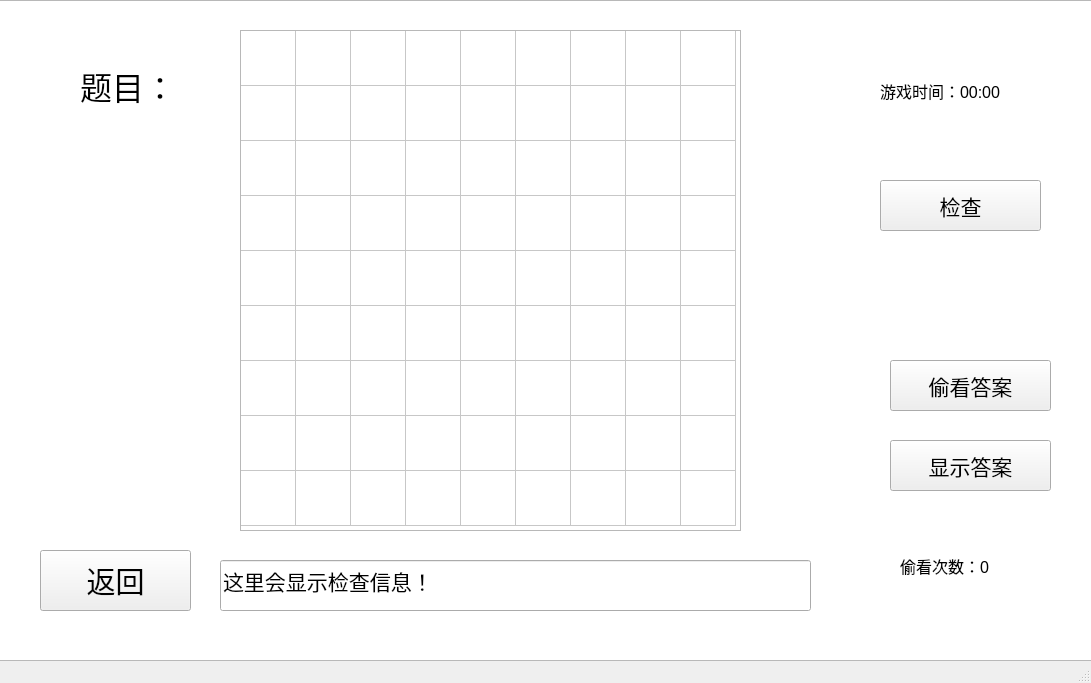
<?xml version="1.0" encoding="UTF-8"?>
<ui version="4.0">
 <class>MainWindow</class>
 <widget class="QMainWindow" name="MainWindow">
  <property name="geometry">
   <rect>
    <x>0</x>
    <y>0</y>
    <width>1091</width>
    <height>683</height>
   </rect>
  </property>
  <property name="windowTitle">
   <string>MainWindow</string>
  </property>
  <widget class="QWidget" name="centralwidget">
   <widget class="QListView" name="listView">
    <property name="geometry">
     <rect>
      <x>-10</x>
      <y>0</y>
      <width>1131</width>
      <height>661</height>
     </rect>
    </property>
    <property name="font">
     <font>
      <kerning>false</kerning>
     </font>
    </property>
    <property name="editTriggers">
     <set>QAbstractItemView::AllEditTriggers</set>
    </property>
   </widget>
   <widget class="QLabel" name="label">
    <property name="geometry">
     <rect>
      <x>80</x>
      <y>40</y>
      <width>301</width>
      <height>91</height>
     </rect>
    </property>
    <property name="font">
     <font>
      <family>Arial</family>
      <pointsize>24</pointsize>
     </font>
    </property>
    <property name="text">
     <string>题目：</string>
    </property>
   </widget>
   <widget class="QPushButton" name="check_button">
    <property name="geometry">
     <rect>
      <x>880</x>
      <y>180</y>
      <width>161</width>
      <height>51</height>
     </rect>
    </property>
    <property name="font">
     <font>
      <family>Arial</family>
      <pointsize>16</pointsize>
     </font>
    </property>
    <property name="text">
     <string>检查</string>
    </property>
   </widget>
   <widget class="QPushButton" name="peek_button">
    <property name="geometry">
     <rect>
      <x>890</x>
      <y>360</y>
      <width>161</width>
      <height>51</height>
     </rect>
    </property>
    <property name="font">
     <font>
      <family>Arial</family>
      <pointsize>16</pointsize>
     </font>
    </property>
    <property name="text">
     <string>偷看答案</string>
    </property>
   </widget>
   <widget class="QPushButton" name="show_button">
    <property name="geometry">
     <rect>
      <x>890</x>
      <y>440</y>
      <width>161</width>
      <height>51</height>
     </rect>
    </property>
    <property name="font">
     <font>
      <family>Arial</family>
      <pointsize>16</pointsize>
     </font>
    </property>
    <property name="text">
     <string>显示答案</string>
    </property>
   </widget>
   <widget class="QLabel" name="peek_count">
    <property name="geometry">
     <rect>
      <x>900</x>
      <y>550</y>
      <width>171</width>
      <height>31</height>
     </rect>
    </property>
    <property name="font">
     <font>
      <family>Arial</family>
      <pointsize>12</pointsize>
     </font>
    </property>
    <property name="text">
     <string>偷看次数：0</string>
    </property>
   </widget>
   <widget class="QLabel" name="game_time">
    <property name="geometry">
     <rect>
      <x>880</x>
      <y>30</y>
      <width>161</width>
      <height>121</height>
     </rect>
    </property>
    <property name="font">
     <font>
      <family>Arial</family>
      <pointsize>12</pointsize>
     </font>
    </property>
    <property name="text">
     <string>游戏时间：00:00</string>
    </property>
   </widget>
   <widget class="QLineEdit" name="check_information">
    <property name="geometry">
     <rect>
      <x>220</x>
      <y>560</y>
      <width>591</width>
      <height>51</height>
     </rect>
    </property>
    <property name="font">
     <font>
      <family>Arial</family>
      <pointsize>16</pointsize>
     </font>
    </property>
    <property name="text">
     <string>这里会显示检查信息！</string>
    </property>
   </widget>
   <widget class="QPushButton" name="game_back">
    <property name="geometry">
     <rect>
      <x>40</x>
      <y>550</y>
      <width>151</width>
      <height>61</height>
     </rect>
    </property>
    <property name="font">
     <font>
      <family>Arial</family>
      <pointsize>22</pointsize>
     </font>
    </property>
    <property name="text">
     <string>返回</string>
    </property>
   </widget>
   <widget class="QTableWidget" name="sudoku_table">
    <property name="enabled">
     <bool>true</bool>
    </property>
    <property name="geometry">
     <rect>
      <x>240</x>
      <y>30</y>
      <width>501</width>
      <height>501</height>
     </rect>
    </property>
    <property name="font">
     <font>
      <family>Arial</family>
      <pointsize>22</pointsize>
     </font>
    </property>
    <property name="verticalScrollBarPolicy">
     <enum>Qt::ScrollBarAsNeeded</enum>
    </property>
    <property name="autoScroll">
     <bool>true</bool>
    </property>
    <property name="editTriggers">
     <set>QAbstractItemView::AllEditTriggers</set>
    </property>
    <property name="tabKeyNavigation">
     <bool>true</bool>
    </property>
    <property name="showDropIndicator" stdset="0">
     <bool>true</bool>
    </property>
    <property name="showGrid">
     <bool>true</bool>
    </property>
    <property name="gridStyle">
     <enum>Qt::SolidLine</enum>
    </property>
    <attribute name="horizontalHeaderVisible">
     <bool>false</bool>
    </attribute>
    <attribute name="horizontalHeaderCascadingSectionResizes">
     <bool>false</bool>
    </attribute>
    <attribute name="horizontalHeaderMinimumSectionSize">
     <number>55</number>
    </attribute>
    <attribute name="horizontalHeaderDefaultSectionSize">
     <number>55</number>
    </attribute>
    <attribute name="horizontalHeaderHighlightSections">
     <bool>false</bool>
    </attribute>
    <attribute name="horizontalHeaderShowSortIndicator" stdset="0">
     <bool>false</bool>
    </attribute>
    <attribute name="horizontalHeaderStretchLastSection">
     <bool>false</bool>
    </attribute>
    <attribute name="verticalHeaderVisible">
     <bool>false</bool>
    </attribute>
    <attribute name="verticalHeaderMinimumSectionSize">
     <number>55</number>
    </attribute>
    <attribute name="verticalHeaderDefaultSectionSize">
     <number>55</number>
    </attribute>
    <attribute name="verticalHeaderHighlightSections">
     <bool>false</bool>
    </attribute>
    <row>
     <property name="text">
      <string/>
     </property>
    </row>
    <row>
     <property name="text">
      <string/>
     </property>
    </row>
    <row>
     <property name="text">
      <string/>
     </property>
    </row>
    <row>
     <property name="text">
      <string/>
     </property>
    </row>
    <row>
     <property name="text">
      <string/>
     </property>
    </row>
    <row>
     <property name="text">
      <string/>
     </property>
    </row>
    <row>
     <property name="text">
      <string/>
     </property>
    </row>
    <row>
     <property name="text">
      <string/>
     </property>
    </row>
    <row>
     <property name="text">
      <string/>
     </property>
    </row>
    <column>
     <property name="text">
      <string/>
     </property>
    </column>
    <column>
     <property name="text">
      <string/>
     </property>
    </column>
    <column>
     <property name="text">
      <string/>
     </property>
    </column>
    <column>
     <property name="text">
      <string/>
     </property>
    </column>
    <column>
     <property name="text">
      <string/>
     </property>
    </column>
    <column>
     <property name="text">
      <string/>
     </property>
    </column>
    <column>
     <property name="text">
      <string/>
     </property>
    </column>
    <column>
     <property name="text">
      <string/>
     </property>
    </column>
    <column>
     <property name="text">
      <string/>
     </property>
    </column>
   </widget>
  </widget>
  <widget class="QMenuBar" name="menubar">
   <property name="geometry">
    <rect>
     <x>0</x>
     <y>0</y>
     <width>1091</width>
     <height>26</height>
    </rect>
   </property>
  </widget>
  <widget class="QStatusBar" name="statusbar"/>
 </widget>
 <resources/>
 <connections/>
</ui>
